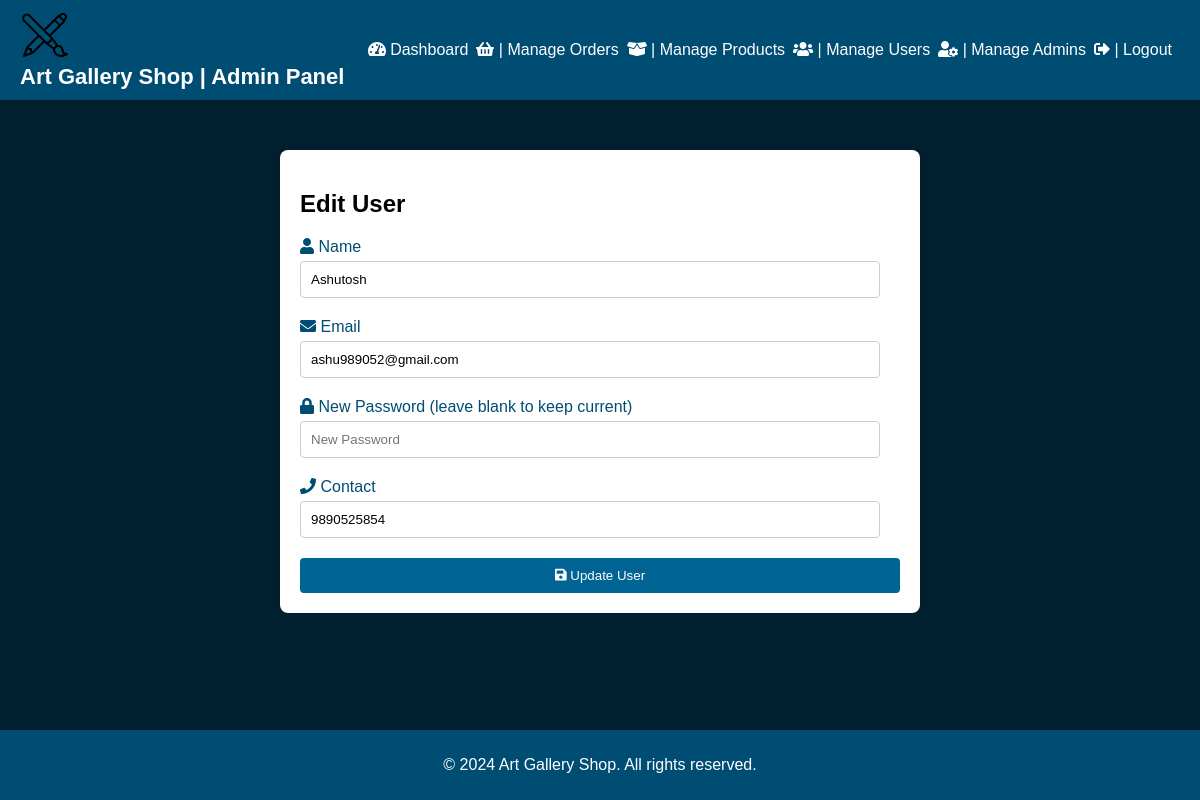
Before: /admin/edit_user.php?id=10 (signed in) with the older database file.
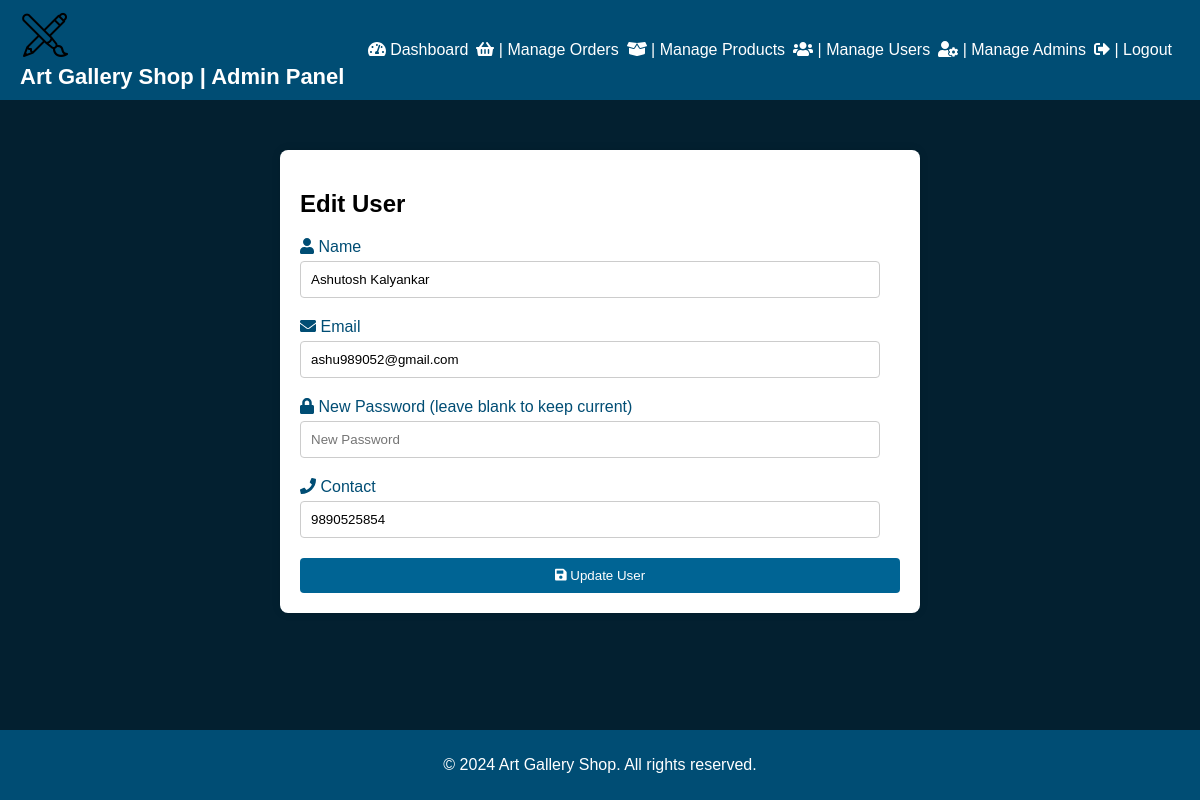
After: the same page with the newer database file.
### tables this page shows
CREATE TABLE `users` (
  `id` int(11) NOT NULL,
  `name` varchar(100) NOT NULL,
  `email` varchar(100) NOT NULL,
  `password` varchar(255) NOT NULL,
  `contact` varchar(20) DEFAULT NULL
);

### admin/edit_user.php (the view, shortened to what this page needs)
<?php
include 'includes/config.php';
$id = $_GET['id'];
$sql = "SELECT * FROM users WHERE id=$id";
$result = $conn->query($sql);
$user = $result->fetch_assoc();
?>
<!DOCTYPE html>
<html lang="en">
<head>
    <link rel="stylesheet" href="css/edit_user_style.css">
    <link rel="stylesheet" href="css/style.css">
    <link rel="stylesheet" href="https://cdnjs.cloudflare.com/ajax/libs/font-awesome/5.15.3/css/all.min.css">
</head>
<body>
<?php include 'navbar.php'; ?>
    <div class="users-container">
        <h2>Edit User</h2>
        <form action="edit_user.php?id=<?php echo $id; ?>" method="post">
            <div class="form-group">
                <label for="name"><i class="fas fa-user"></i> Name</label>
                <input type="text" id="name" name="name" value="<?php echo $user['name']; ?>" placeholder="Name"
                    required>
            </div>
            <div class="form-group">
                <label for="email"><i class="fas fa-envelope"></i> Email</label>
                <input type="email" id="email" name="email" value="<?php echo $user['email']; ?>" placeholder="Email"
                    required>
            </div>
            <div class="form-group">
                <label for="password"><i class="fas fa-lock"></i> New Password (leave blank to keep current)</label>
                <input type="password" id="password" name="password" placeholder="New Password">
            </div>
            <div class="form-group">
                <label for="contact"><i class="fas fa-phone"></i> Contact</label>
                <input type="text" id="contact" name="contact" value="<?php echo $user['contact']; ?>"
                    placeholder="Contact" required>
            </div>
            <button type="submit"><i class="fas fa-save"></i> Update User</button>
        </form>
    </div>
    <footer class="footer">
        <p>&copy; 2024 Art Gallery Shop. All rights reserved.</p>
    </footer>
</body>
</html>

Changed rows visible on the page:
changed users "ashu989052@gmail.com": name "Ashutosh" → "Ashutosh Kalyankar"
